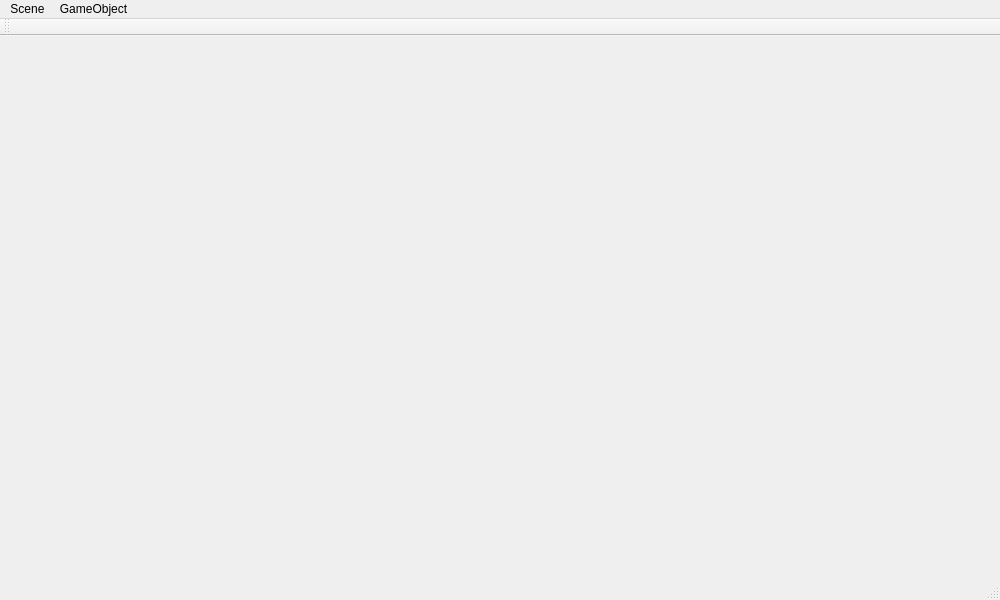
<?xml version="1.0" encoding="UTF-8"?>
<ui version="4.0">
 <class>HXEditorWinClass</class>
 <widget class="QMainWindow" name="HXEditorWinClass">
  <property name="geometry">
   <rect>
    <x>0</x>
    <y>0</y>
    <width>1000</width>
    <height>600</height>
   </rect>
  </property>
  <property name="windowTitle">
   <string>HXEditorWin</string>
  </property>
  <property name="styleSheet">
   <string notr="true"/>
  </property>
  <widget class="QWidget" name="centralWidget"/>
  <widget class="QMenuBar" name="menuBar">
   <property name="geometry">
    <rect>
     <x>0</x>
     <y>0</y>
     <width>1000</width>
     <height>23</height>
    </rect>
   </property>
   <widget class="QMenu" name="menuFile">
    <property name="title">
     <string>Scene</string>
    </property>
    <addaction name="actionLoadScene"/>
    <addaction name="actionSaveScene"/>
   </widget>
   <widget class="QMenu" name="menuGameObject">
    <property name="title">
     <string>GameObject</string>
    </property>
    <addaction name="actionCreateEmptyGO"/>
    <addaction name="actionLoadGameObject"/>
    <addaction name="actionDeleteGameObject"/>
    <addaction name="separator"/>
    <addaction name="actionExportGameObject"/>
   </widget>
   <addaction name="menuFile"/>
   <addaction name="menuGameObject"/>
  </widget>
  <widget class="QToolBar" name="mainToolBar">
   <attribute name="toolBarArea">
    <enum>TopToolBarArea</enum>
   </attribute>
   <attribute name="toolBarBreak">
    <bool>false</bool>
   </attribute>
  </widget>
  <widget class="QStatusBar" name="statusBar"/>
  <action name="actionLoadScene">
   <property name="text">
    <string>Load...</string>
   </property>
  </action>
  <action name="actionLoadGameObject">
   <property name="text">
    <string>Create...</string>
   </property>
  </action>
  <action name="actionSaveScene">
   <property name="text">
    <string>Save as...</string>
   </property>
  </action>
  <action name="actionDeleteGameObject">
   <property name="text">
    <string>Delete...</string>
   </property>
  </action>
  <action name="actionExportGameObject">
   <property name="text">
    <string>Export...</string>
   </property>
  </action>
  <action name="actionCreateEmptyGO">
   <property name="text">
    <string>CreateEmpty</string>
   </property>
  </action>
 </widget>
 <layoutdefault spacing="6" margin="11"/>
 <resources>
  <include location="HXEditorWin.qrc"/>
 </resources>
 <connections/>
</ui>
